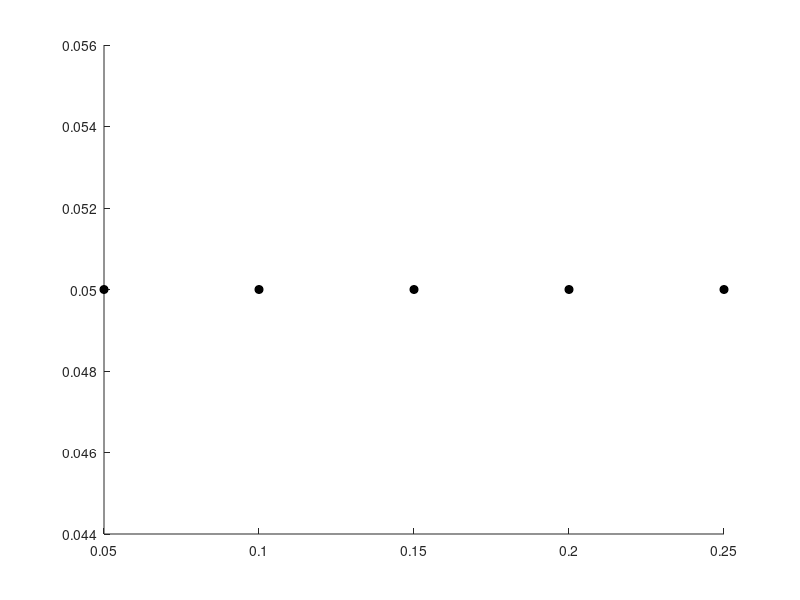

The MATLAB source for this figure: (Note: this script raises an error after producing the figure.)
clc
clear
close all

load("results.mat");

m=20;
nb=10;
grid=20;

step=1/grid;

for p=step:step:1
    for q=step:step:1
        scatter(q,p,[],'MarkerEdgeColor',acc(fix(p*grid),fix(q*grid))*[1 1 1],'MarkerFaceColor',acc(fix(p*grid),fix(q*grid))*[1 1 1]);
        hold on;
    end
end

xlim([step 1]);
ylim([step 1]);
xlabel('q');
ylabel('p');
colormap gray;
colorbar;
hold off;